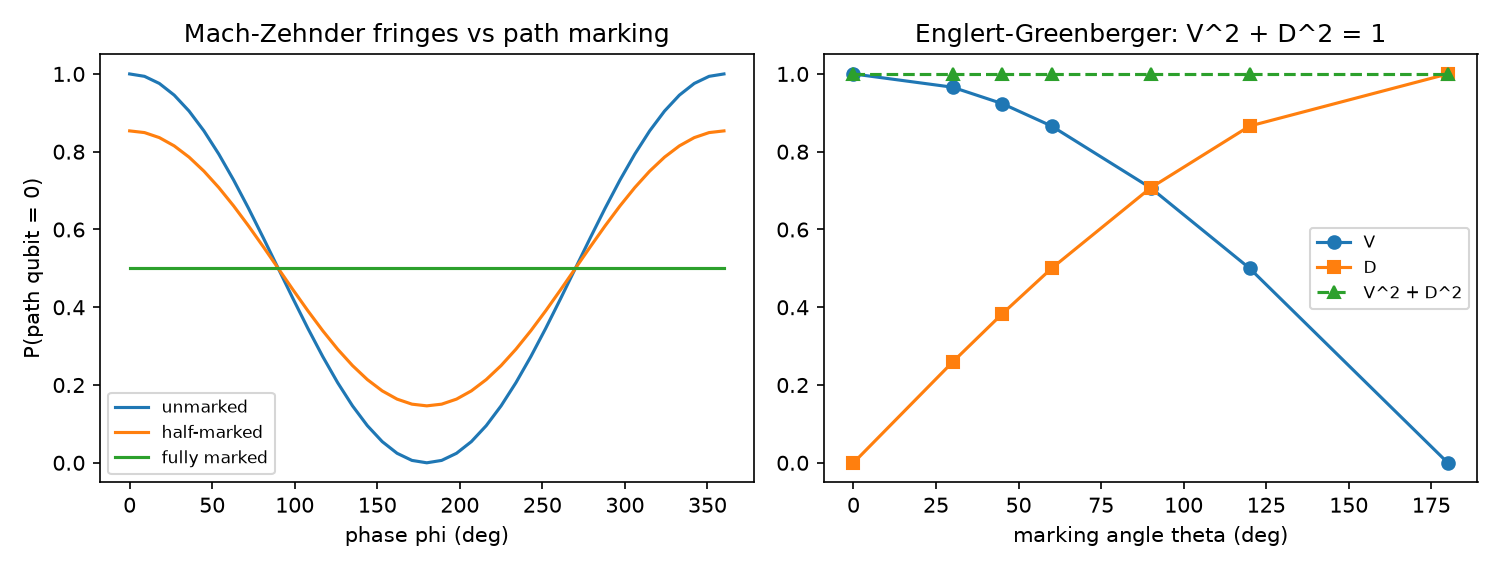

Source code (Python):
# WHICH-PATH DUALITY (Codex index #8; Quantum Foundations, QSIM
# on Aer). A Mach-Zehnder interferometer on one qubit:
# H - phase(phi) - H. Unmarked: full fringes in phi.
# Mark the path: entangle the path qubit with a marker qubit
# (CNOT after the first H). Full marking erases the fringes --
# the information exists, whether or not anyone reads it.
# Partial marking (controlled-Ry(theta) instead of CNOT) trades
# visibility against distinguishability along V^2 + D^2 = 1,
# the Englert-Greenberger duality relation.
#   D = (1/2) || rho_marker(path0) - rho_marker(path1) ||_1
#     = sin(theta/2) for this marking; V = |cos(theta/2)|.
# Gates:
#   G1 unmarked fringe visibility >= 0.99 (Aer, exact statevector)
#   G2 fully marked visibility <= 0.01
#   G3 V^2 + D^2 = 1 within 0.01 across the theta sweep

import json
import numpy as np
import matplotlib
matplotlib.use("Agg")
import matplotlib.pyplot as plt
from qiskit import QuantumCircuit
from qiskit.quantum_info import Statevector, partial_trace, Operator


def mz_probs(theta_mark, phis):
    """P(0) vs phase for a marking strength theta_mark (0 = none,
    pi = full CNOT-strength marking via CRY(pi) up to phases)."""
    out = []
    for phi in phis:
        qc = QuantumCircuit(2)
        qc.h(0)
        if theta_mark > 0:
            qc.cry(theta_mark, 0, 1)
        qc.p(phi, 0)
        qc.h(0)
        sv = Statevector.from_instruction(qc)
        probs = sv.probabilities([0])   # trace over marker
        out.append(float(probs[0]))
    return np.array(out)


def marker_D(theta_mark):
    """Trace distance between marker states conditioned on path."""
    # path 0 leaves marker |0>; path 1 rotates it by theta around Y
    rho0 = np.array([[1, 0], [0, 0]], dtype=complex)
    c, s = np.cos(theta_mark / 2), np.sin(theta_mark / 2)
    psi1 = np.array([c, s], dtype=complex)
    rho1 = np.outer(psi1, psi1.conj())
    return float(0.5 * np.sum(np.abs(np.linalg.eigvalsh(rho0 - rho1))))


phis = np.linspace(0, 2 * np.pi, 41)
rows = []
for th in [0.0, np.pi / 6, np.pi / 4, np.pi / 3, np.pi / 2,
           2 * np.pi / 3, np.pi]:
    P = mz_probs(th, phis)
    V = float((P.max() - P.min()) / (P.max() + P.min()))
    D = marker_D(th)
    rows.append({"theta": float(th), "V": V, "D": D,
                 "V2_plus_D2": float(V ** 2 + D ** 2)})
    print(f"theta={np.degrees(th):6.1f} deg: V={V:.4f} D={D:.4f} "
          f"V^2+D^2={V ** 2 + D ** 2:.4f}")

g1 = rows[0]["V"] >= 0.99
g2 = rows[-1]["V"] <= 0.01
g3 = all(abs(r["V2_plus_D2"] - 1) < 0.01 for r in rows)
print(f"G1 unmarked V>=0.99: {g1} | G2 marked V<=0.01: {g2} | "
      f"G3 duality holds: {g3}")

fig, axes = plt.subplots(1, 2, figsize=(10, 3.8))
for th, lab in [(0.0, "unmarked"), (np.pi / 2, "half-marked"),
                (np.pi, "fully marked")]:
    axes[0].plot(np.degrees(phis), mz_probs(th, phis), label=lab)
axes[0].set_xlabel("phase phi (deg)")
axes[0].set_ylabel("P(path qubit = 0)")
axes[0].set_title("Mach-Zehnder fringes vs path marking")
axes[0].legend(fontsize=8)
ths = [np.degrees(r["theta"]) for r in rows]
axes[1].plot(ths, [r["V"] for r in rows], "o-", label="V")
axes[1].plot(ths, [r["D"] for r in rows], "s-", label="D")
axes[1].plot(ths, [r["V2_plus_D2"] for r in rows], "^--",
             label="V^2 + D^2")
axes[1].set_xlabel("marking angle theta (deg)")
axes[1].set_title("Englert-Greenberger: V^2 + D^2 = 1")
axes[1].legend(fontsize=8)
fig.tight_layout()
fig.savefig("duality_machzehnder.png", dpi=150)

out = {"rows": rows,
       "gates": {"G1_unmarked": bool(g1), "G2_marked": bool(g2),
                 "G3_duality": bool(g3)}}
with open("duality_machzehnder_results.json", "w") as f:
    json.dump(out, f, indent=2)
print("ALL GATES PASS" if all(out["gates"].values()) else "SOME GATE FAILED")
print("Saved duality_machzehnder_results.json + PNG")
